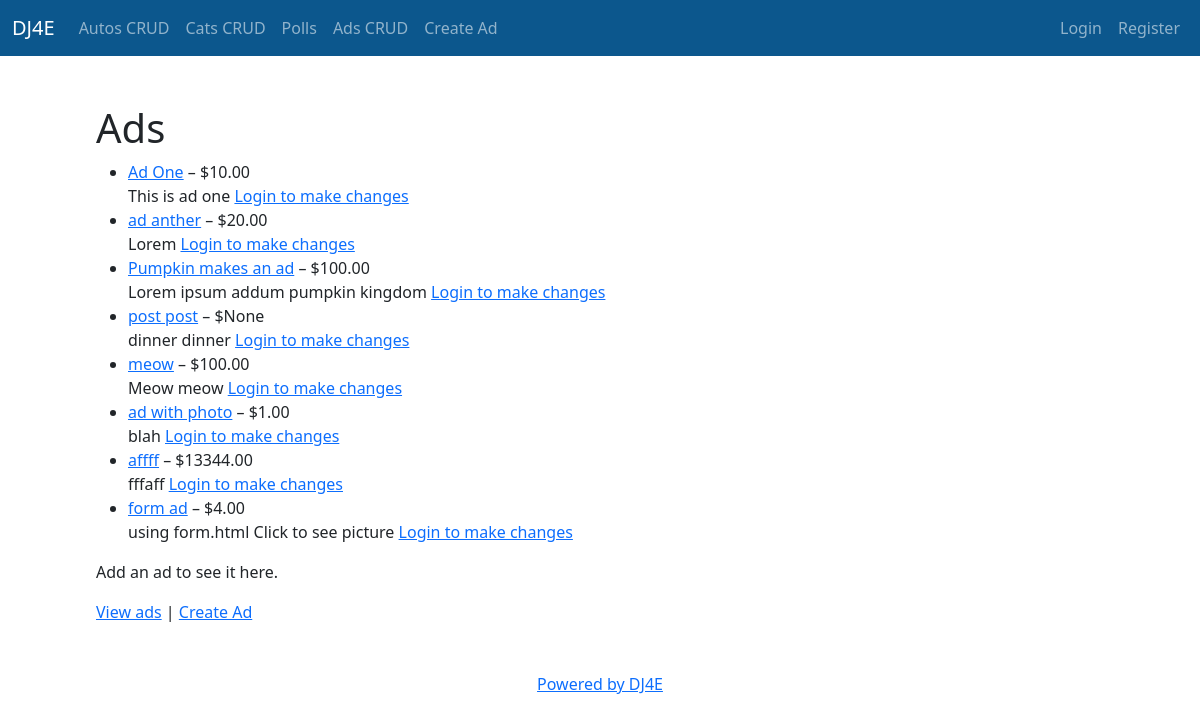
/ads/, run on the app's committed database.
### ads/models.py (models this page shows, shortened)
class Ad(models.Model) :
    title = models.CharField(
            max_length=200,
            validators=[MinLengthValidator(2, "Title must be greater than 2 characters")]
    )
    price = models.DecimalField(max_digits=7, decimal_places=2, null=True)
    text = models.TextField()
    owner = models.ForeignKey(settings.AUTH_USER_MODEL, on_delete=models.CASCADE, related_name='ad_owned')
    comments = models.ManyToManyField(settings.AUTH_USER_MODEL, through='Comment', related_name='forum_comments')
    created_at = models.DateTimeField(auto_now_add=True)
    updated_at = models.DateTimeField(auto_now=True)
    picture = models.BinaryField(null=True, editable=True)
    content_type = models.CharField(max_length=256, null=True, help_text='The MIMEType of the file')

### ads/views.py (the view)
# urls.py: path('', views.AdListView.as_view(), name='all'),
class AdListView(ListView):
    model = Ad

### home/context_processors.py (called while the page is built)
def settings(request):
    return {
        'settings': django_settings,
    }

### ads/templates/ads/ad_list.html (shortened to what this page needs)
{% extends "base_bootstrap.html" %}
{% block content %}
<h1>Ads</h1>
{% if ad_list %}
<ul>
  {% for ad in ad_list %}
    <li>
      <a href="{% url 'ads:ad_detail' ad.id %}">{{ ad.title }}</a> – ${{ ad.price }}<br>
        {{ ad.text }}
        {% if ad.picture %} Click to see picture {% endif %}
        {% if ad.owner == user %}
          (<a href="{% url 'ads:ad_update' ad.id %}">Update</a> |
         <a href="{% url 'ads:ad_delete' ad.id %}">Delete</a>)
        {% else %}
  <a href="{% url 'login' %}?next={% url 'ads:all' %}">Login to make changes</a>
  {% endif %}
{% endfor %} <br/>
    </li>
</ul>
{% else %}
  <p>There are no ads in the library.</p>
{% endif %}
<p>
  {% if ad_count > 0 %}
    <a href="{% url 'ads:ad_create' %}">Create Ad</a>
  {% else %}
    Add an ad to see it here.
  {% endif %}
</p>
<p>
<a href="{% url 'ads:all' %}">View ads</a> | <a href="{% url 'ads:ad_create' %}">Create Ad</a>
</p>
{% endblock %}

### data on the page
Ad: title "Ad One", price "10.00", text "This is ad one", shows "Login to make changes"
Ad: title "ad anther", price "20.00", text "Lorem", shows "Login to make changes"
Ad: title "Pumpkin makes an ad", price "100.00", text "Lorem ipsum addum pumpkin kingdom", shows "Login to make changes"
Ad: title "post post", price "None", text "dinner dinner", shows "Login to make changes"
Ad: title "meow", price "100.00", text "Meow meow", shows "Login to make changes"
Ad: title "ad with photo", price "1.00", text "blah", shows "Login to make changes"
Ad: title "affff", price "13344.00", text "fffaff", shows "Login to make changes"
Ad: title "form ad", price "4.00", text "using form.html", shows "Click to see picture", shows "Login to make changes"
